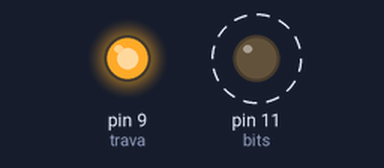
Bench run of a sketch on a simulated Arduino Uno, built with avr-gcc and run on an emulated ATmega328P. On the bench: output pins drawn as LEDs (lit = HIGH). Dashed ring = blinking. Pins used as bus, display or sensor lines are not drawn.

Above: at 0.3 s.
Timing chart, 0 to 3.0 s (numbered marks = the images above):
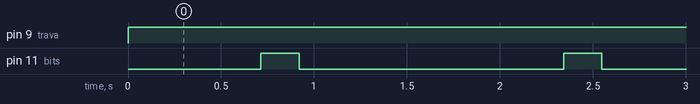

The sketch:

Contador_Binario_Efeito_Leds.ino
```cpp
#include<math.h>
#include <stdlib.h>
byte trava = 9;
byte relogio = 10;
byte bits = 11;


void setup() {
  pinMode(trava, OUTPUT);
  pinMode(relogio, OUTPUT);
  pinMode(bits, OUTPUT);

  digitalWrite(trava, LOW);
  digitalWrite(relogio, LOW);
  digitalWrite(bits, LOW);
}

void loop() {
  int x = 1;
  byte *numeroBinario = (byte*)malloc(sizeof(byte)*8);

  for(int x=0; x<8; x++){
      numeroBinario[x] = 0;
  }

  while(x <= 128){
    transformaBinario(x, numeroBinario);
    setLed(numeroBinario);
    delay(100);
    x *= 2;
  }
  x = 128;
  while(x > 0){
    transformaBinario(x, numeroBinario);
    setLed(numeroBinario);
    delay(100);
    x /= 2;
  }

  free(numeroBinario);
}

void transformaBinario(int numero, byte *binary_number){
  int numerador = numero;
  int y = 1;
  for(int x=0; x<9; x++){
    if(numero-(pow(2, x))<0){
      break;
    }
    y += 1;
  }
  for(int x=7; x>7-y; x--){
    binary_number[x] = numerador%2;
    numerador= numerador/2;
  }
}

void setLed(byte *binary_number){
  digitalWrite(trava, LOW);
  for(int x=7; x>-1; x--){
    if(binary_number[x]==1){digitalWrite(bits, HIGH);}
    else{digitalWrite(bits, LOW);}
    digitalWrite(relogio, HIGH);
    digitalWrite(relogio, LOW);
  }
  digitalWrite(trava, HIGH);
}
```

Measured:
- by itself, pin 9 (trava): LOW → HIGH at 0.00 s
- by itself, pin 11 (bits): alternates HIGH for 0.21 s and LOW for 1.4 s
